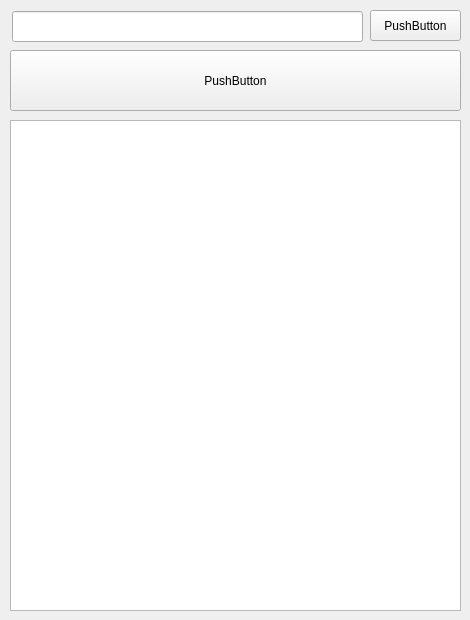
<?xml version="1.0" encoding="UTF-8"?>
<ui version="4.0">
 <class>MainWindow</class>
 <widget class="QMainWindow" name="MainWindow">
  <property name="geometry">
   <rect>
    <x>0</x>
    <y>0</y>
    <width>470</width>
    <height>620</height>
   </rect>
  </property>
  <property name="sizePolicy">
   <sizepolicy hsizetype="Fixed" vsizetype="Fixed">
    <horstretch>47</horstretch>
    <verstretch>62</verstretch>
   </sizepolicy>
  </property>
  <property name="minimumSize">
   <size>
    <width>470</width>
    <height>620</height>
   </size>
  </property>
  <property name="maximumSize">
   <size>
    <width>470</width>
    <height>620</height>
   </size>
  </property>
  <property name="windowTitle">
   <string>MainWindow</string>
  </property>
  <widget class="QWidget" name="centralwidget">
   <widget class="QPushButton" name="pushButton">
    <property name="geometry">
     <rect>
      <x>370</x>
      <y>10</y>
      <width>91</width>
      <height>31</height>
     </rect>
    </property>
    <property name="text">
     <string>PushButton</string>
    </property>
   </widget>
   <widget class="QTextBrowser" name="textBrowser">
    <property name="geometry">
     <rect>
      <x>10</x>
      <y>120</y>
      <width>451</width>
      <height>491</height>
     </rect>
    </property>
    <property name="minimumSize">
     <size>
      <width>451</width>
      <height>491</height>
     </size>
    </property>
    <property name="maximumSize">
     <size>
      <width>451</width>
      <height>16777215</height>
     </size>
    </property>
   </widget>
   <widget class="QLineEdit" name="lineEdit">
    <property name="geometry">
     <rect>
      <x>12</x>
      <y>11</y>
      <width>351</width>
      <height>31</height>
     </rect>
    </property>
   </widget>
   <widget class="QPushButton" name="pushButton_2">
    <property name="geometry">
     <rect>
      <x>10</x>
      <y>50</y>
      <width>451</width>
      <height>61</height>
     </rect>
    </property>
    <property name="text">
     <string>PushButton</string>
    </property>
   </widget>
  </widget>
 </widget>
 <resources/>
 <connections/>
</ui>
